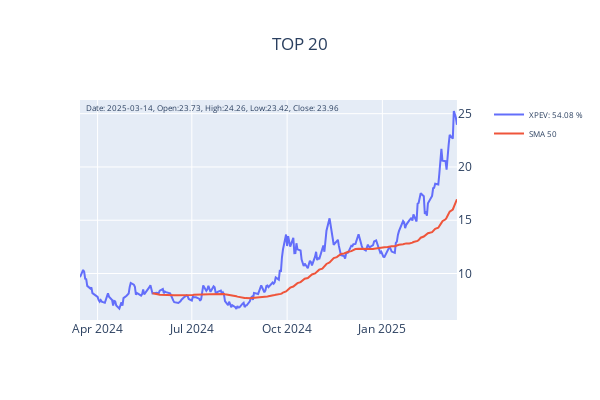
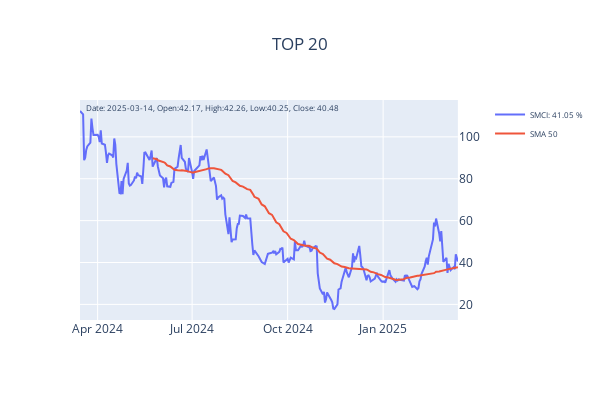
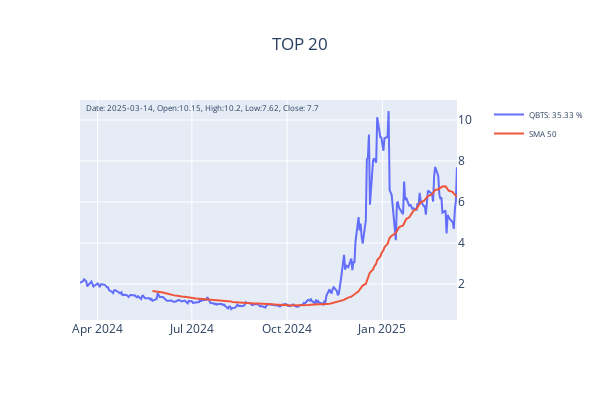
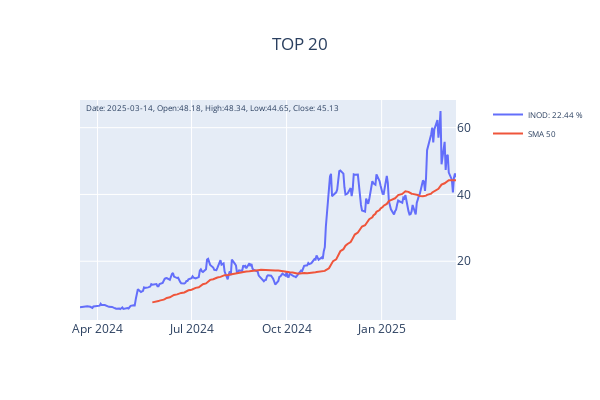

Notebook source saved alongside these figures, in order:
### Markdown cell above
###  Getting best performing stocks

### Code cell
import warnings
warnings.filterwarnings('ignore')

from yfinance_utils import list_utils, file_utils
import yfinance 
from plotly.subplots import make_subplots
import plotly.graph_objects as go
from finta import TA
from yfinance_utils import list_utils
import time
from datetime import datetime

today = datetime.today().strftime('%Y-%m-%d')
NUMBER_OF_TOP_PERFORMERS = 20
PERIOD = 50

_list = list_utils.get_short_list()
_top = list_utils.get_top_performers(_list, size=NUMBER_OF_TOP_PERFORMERS)
_sym = dict(_top)
for _s in _sym:
    time.sleep(5)
    data = yfinance.download(_s, period='1y', auto_adjust=False)
    _f=make_subplots(specs=[[{"secondary_y": True}]])
    _f.update_layout(title=f"TOP {NUMBER_OF_TOP_PERFORMERS}", title_x=0.5, width=600, height=400)

    data.columns = COLUMNS
    data['sma'] = TA.SMA(data, period=PERIOD)
    data.reset_index(inplace=True)
    _f.add_trace(
        go.Scatter(y=data['Close'], x=data['Date'], name=f"{_s}: {_sym[_s]} %"),
        secondary_y=False
    )
    _f.add_trace(
        go.Scatter(y=data['sma'], x=data['Date'], name=f'SMA {PERIOD}'),
        secondary_y=False
    )
    _f.update_yaxes(side='right')
    price = f"Date: {today}, Open:{round(data['Open'].iloc[-1],2)}, High:{round(data['High'].iloc[-1],2)}, Low:{round(data['Low'].iloc[-1],2)}, Close: {round(data['Close'].iloc[-1],2)}"
    _f.add_annotation(xref='x domain',
                    yref='y domain',
                    x=0.01,
                    y=1,
                    text=price, 
                    showarrow=False,
                    font=dict(size=8),
                    row=1, col=1)
    _f.update_layout(legend={"title_font_family":"Arial", "font":{"size":8}})
    _f.show()

if save_to_mongo:
    _sym['DATE'] = datetime.today().strftime('%Y-%m-%d')
    file_utils.save_to_mongo(_sym, "top_performers")

### Figure 1 — Plotly figure (JSON) as saved in the notebook; plotly's stock layout.template omitted (floating-point values rounded to 4 significant figures; data arrays with more than 128 entries replaced by an {"elided": "..."} marker saying what was removed)
{"data": [{"name": "XPEV: 54.08 %", "type": "scatter", "x": {"elided": "250 str values"}, "xaxis": "x", "y": {"elided": "250 float values"}, "yaxis": "y"}, {"name": "SMA 50", "type": "scatter", "x": {"elided": "250 str values"}, "xaxis": "x", "y": {"elided": "250 float values"}, "yaxis": "y"}], "layout": {"annotations": [{"font": {"size": 8}, "showarrow": false, "text": "Date: 2025-03-14, Open:23.73, High:24.26, Low:23.42, Close: 23.96", "x": 0.01, "xref": "x domain", "y": 1, "yref": "y domain"}], "height": 400, "legend": {"font": {"size": 8}, "title": {"font": {"family": "Arial"}}}, "title": {"text": "TOP 20", "x": 0.5}, "width": 600, "xaxis": {"anchor": "y", "domain": [0, 0.94]}, "yaxis": {"anchor": "x", "domain": [0, 1], "side": "right"}, "yaxis2": {"anchor": "x", "overlaying": "y", "side": "right"}}}

### Figure 2 — Plotly figure (JSON) as saved in the notebook; plotly's stock layout.template omitted (floating-point values rounded to 4 significant figures; data arrays with more than 128 entries replaced by an {"elided": "..."} marker saying what was removed)
{"data": [{"name": "SMCI: 41.05 %", "type": "scatter", "x": {"elided": "250 str values"}, "xaxis": "x", "y": {"elided": "250 float values"}, "yaxis": "y"}, {"name": "SMA 50", "type": "scatter", "x": {"elided": "250 str values"}, "xaxis": "x", "y": {"elided": "250 float values"}, "yaxis": "y"}], "layout": {"annotations": [{"font": {"size": 8}, "showarrow": false, "text": "Date: 2025-03-14, Open:42.17, High:42.26, Low:40.25, Close: 40.48", "x": 0.01, "xref": "x domain", "y": 1, "yref": "y domain"}], "height": 400, "legend": {"font": {"size": 8}, "title": {"font": {"family": "Arial"}}}, "title": {"text": "TOP 20", "x": 0.5}, "width": 600, "xaxis": {"anchor": "y", "domain": [0, 0.94]}, "yaxis": {"anchor": "x", "domain": [0, 1], "side": "right"}, "yaxis2": {"anchor": "x", "overlaying": "y", "side": "right"}}}

### Figure 3 — Plotly figure (JSON) as saved in the notebook; plotly's stock layout.template omitted (floating-point values rounded to 4 significant figures; data arrays with more than 128 entries replaced by an {"elided": "..."} marker saying what was removed)
{"data": [{"name": "QBTS: 35.33 %", "type": "scatter", "x": {"elided": "250 str values"}, "xaxis": "x", "y": {"elided": "250 float values"}, "yaxis": "y"}, {"name": "SMA 50", "type": "scatter", "x": {"elided": "250 str values"}, "xaxis": "x", "y": {"elided": "250 float values"}, "yaxis": "y"}], "layout": {"annotations": [{"font": {"size": 8}, "showarrow": false, "text": "Date: 2025-03-14, Open:10.15, High:10.2, Low:7.62, Close: 7.7", "x": 0.01, "xref": "x domain", "y": 1, "yref": "y domain"}], "height": 400, "legend": {"font": {"size": 8}, "title": {"font": {"family": "Arial"}}}, "title": {"text": "TOP 20", "x": 0.5}, "width": 600, "xaxis": {"anchor": "y", "domain": [0, 0.94]}, "yaxis": {"anchor": "x", "domain": [0, 1], "side": "right"}, "yaxis2": {"anchor": "x", "overlaying": "y", "side": "right"}}}

### Figure 4 — Plotly figure (JSON) as saved in the notebook; plotly's stock layout.template omitted (floating-point values rounded to 4 significant figures; data arrays with more than 128 entries replaced by an {"elided": "..."} marker saying what was removed)
{"data": [{"name": "INOD: 22.44 %", "type": "scatter", "x": {"elided": "250 str values"}, "xaxis": "x", "y": {"elided": "250 float values"}, "yaxis": "y"}, {"name": "SMA 50", "type": "scatter", "x": {"elided": "250 str values"}, "xaxis": "x", "y": {"elided": "250 float values"}, "yaxis": "y"}], "layout": {"annotations": [{"font": {"size": 8}, "showarrow": false, "text": "Date: 2025-03-14, Open:48.18, High:48.34, Low:44.65, Close: 45.13", "x": 0.01, "xref": "x domain", "y": 1, "yref": "y domain"}], "height": 400, "legend": {"font": {"size": 8}, "title": {"font": {"family": "Arial"}}}, "title": {"text": "TOP 20", "x": 0.5}, "width": 600, "xaxis": {"anchor": "y", "domain": [0, 0.94]}, "yaxis": {"anchor": "x", "domain": [0, 1], "side": "right"}, "yaxis2": {"anchor": "x", "overlaying": "y", "side": "right"}}}
